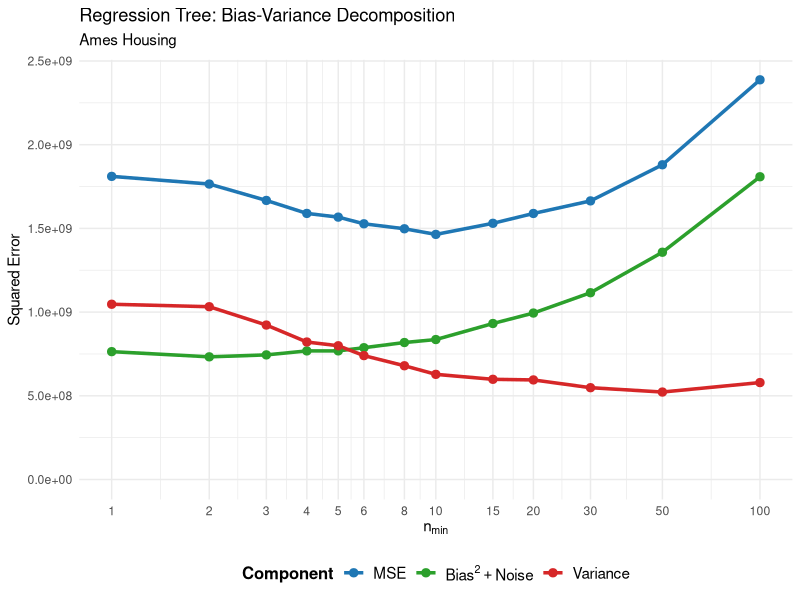

Here is the R script that generated this plot:
library(tidyverse)

# Pre-computed regression tree results
tree_results <- data.frame(
  n_min = c(1, 2, 3, 4, 5, 6, 8, 10, 15, 20, 30, 50, 100),
  Bias2_Noise = c(763798623, 732735618, 744377712, 768162614, 768401736, 
                  787364965, 818269230, 836061564, 931896598, 994346762, 
                  1115829325, 1357581904, 1808456361),
  Variance = c(1046895700, 1032159670, 922631375, 821295492, 798962115, 
               740110560, 679477793, 628075340, 598538947, 594837333, 
               548437901, 522472058, 579070433),
  MSE = c(1810694323, 1764895288, 1667009087, 1589458107, 1567363850, 
          1527475525, 1497747023, 1464136904, 1530435545, 1589184094, 
          1664267226, 1880053962, 2387526794)
)

# Reshape data for plotting
plot_data <- tree_results %>%
  select(n_min, MSE, Bias2_Noise, Variance) %>%
  pivot_longer(cols = c(MSE, Bias2_Noise, Variance),
               names_to = "Component",
               values_to = "Error")

# Set legend order
plot_data$Component <- factor(plot_data$Component, 
                              levels = c("MSE", "Bias2_Noise", "Variance"))

# Create plot
p <- ggplot(plot_data, aes(x = n_min, y = Error, color = Component, group = Component)) +
  geom_line(size = 1.2) +
  geom_point(size = 2.5) +
  scale_x_continuous(trans = "log10", breaks = c(1, 2, 3, 4, 5, 6, 8, 10, 15, 20, 30, 50, 100)) +
  scale_y_continuous(limits = c(0, NA)) +
  scale_color_manual(
    name = "Component",
    values = c("MSE" = "#1f77b4", "Bias2_Noise" = "#2ca02c", "Variance" = "#d62728"),
    labels = c(
      "MSE" = "MSE",
      "Bias2_Noise" = expression(Bias^2 + Noise),
      "Variance" = "Variance"
    )
  ) +
  labs(
    title = "Regression Tree: Bias-Variance Decomposition",
    subtitle = expression(paste("Ames Housing")),
    x = expression(n[min]),
    y = "Squared Error"
  ) +
  theme_minimal() +
  theme(
    legend.position = "bottom",
    legend.text = element_text(size = 11),
    legend.title = element_text(size = 12, face = "bold")
  )

# Display plot
print(p)
